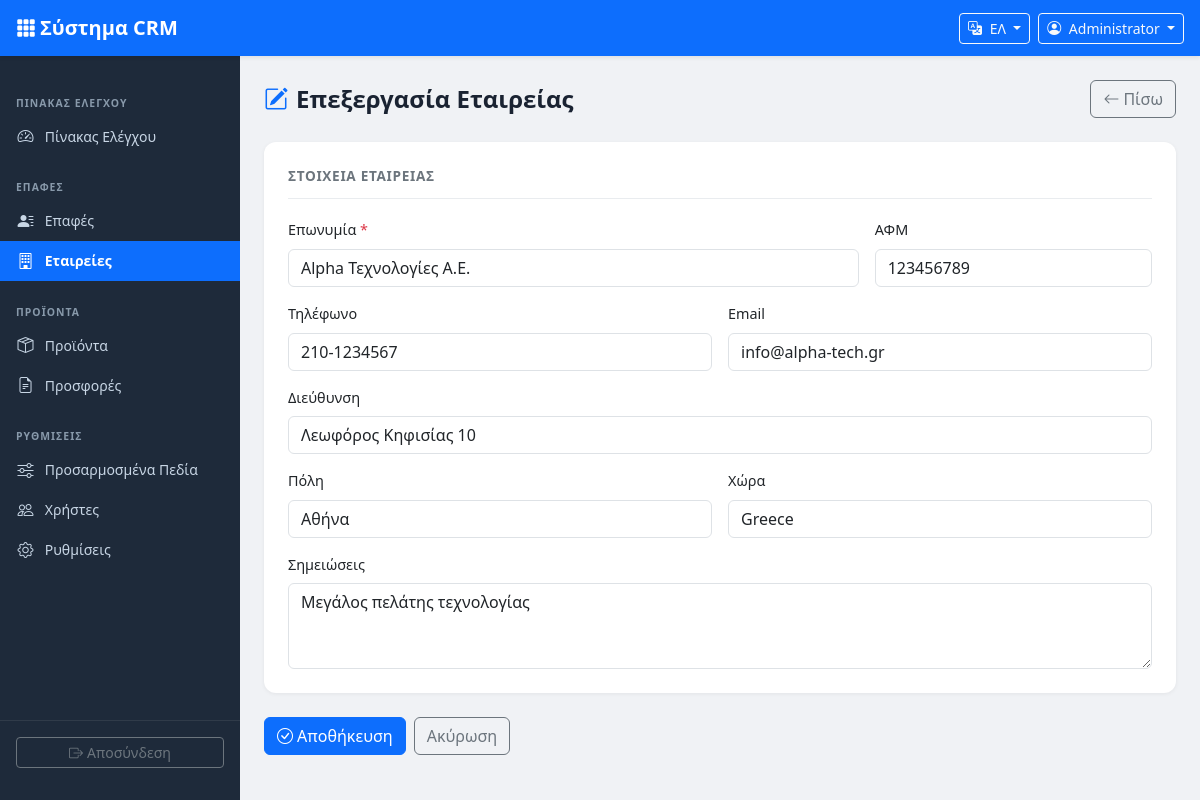
Page /companies/edit.php?id=1 (signed in) on the committed database.
### tables this page shows
CREATE TABLE IF NOT EXISTS companies (
    id INT UNSIGNED AUTO_INCREMENT PRIMARY KEY,
    name VARCHAR(200) NOT NULL,
    vat_number VARCHAR(30) DEFAULT NULL,
    phone VARCHAR(30) DEFAULT NULL,
    email VARCHAR(150) DEFAULT NULL,
    address VARCHAR(255) DEFAULT NULL,
    city VARCHAR(100) DEFAULT NULL,
    country VARCHAR(100) DEFAULT 'Greece',
    notes TEXT DEFAULT NULL,
    created_by INT UNSIGNED DEFAULT NULL,
    created_at TIMESTAMP DEFAULT CURRENT_TIMESTAMP,
    updated_at TIMESTAMP DEFAULT CURRENT_TIMESTAMP ON UPDATE CURRENT_TIMESTAMP,
    FOREIGN KEY (created_by) REFERENCES users(id) ON DELETE SET NULL
);

### includes/functions.php (called while the page is built, shortened)
<?php
function getLang(): array {
    static $lang = null;
    if ($lang !== null) return $lang;
    $code = $_SESSION['user_lang'] ?? DEFAULT_LANG;
    $file = __DIR__ . '/../lang/' . $code . '.php';
    $lang = require $file;
    return $lang;
}
function t(string $key, string $fallback = ''): string {
    $lang = getLang();
    return $lang[$key] ?? ($fallback ?: $key);
}
function e(mixed $val): string {
    return htmlspecialchars((string)$val, ENT_QUOTES | ENT_SUBSTITUTE, 'UTF-8');
}
function intParam(string $key, int $default = 0): int {
    $val = $_GET[$key] ?? $_POST[$key] ?? $default;
    return (int)$val;
}

### companies/edit.php (the view, shortened to what this page needs)
<?php
require_once __DIR__ . '/../includes/header.php';
$db  = getDB();
$id  = intParam('id');
$stmt = $db->prepare('SELECT * FROM companies WHERE id = ?');
$stmt->execute([$id]);
$company = $stmt->fetch();
$values = $company;
?>
<div class="page-header">
    <h1><i class="bi bi-pencil-square me-2 text-primary"></i><?= e(t('edit_company')) ?></h1>
    <a href="<?= APP_URL ?>/companies/view.php?id=<?= $id ?>" class="btn btn-outline-secondary">
        <i class="bi bi-arrow-left me-1"></i><?= e(t('back')) ?>
    </a>
</div>
<form method="post" action="">
    <div class="form-section">
        <div class="form-section-title"><?= e(t('company_details')) ?></div>
        <div class="row g-3">
            <div class="col-md-8">
                <label class="form-label"><?= e(t('company_name')) ?> <span class="text-danger">*</span></label>
                <input type="text" class="form-control" name="name" value="<?= e($values['name']) ?>" required>
            </div>
            <div class="col-md-4">
                <label class="form-label"><?= e(t('vat_number')) ?></label>
                <input type="text" class="form-control" name="vat_number" value="<?= e($values['vat_number']) ?>">
            </div>
            <div class="col-md-6">
                <label class="form-label"><?= e(t('phone')) ?></label>
                <input type="text" class="form-control" name="phone" value="<?= e($values['phone']) ?>">
            </div>
            <div class="col-md-6">
                <label class="form-label"><?= e(t('email')) ?></label>
                <input type="email" class="form-control" name="email" value="<?= e($values['email']) ?>">
            </div>
            <div class="col-12">
                <label class="form-label"><?= e(t('address')) ?></label>
                <input type="text" class="form-control" name="address" value="<?= e($values['address']) ?>">
            </div>
            <div class="col-md-6">
                <label class="form-label"><?= e(t('city')) ?></label>
                <input type="text" class="form-control" name="city" value="<?= e($values['city']) ?>">
            </div>
            <div class="col-md-6">
                <label class="form-label"><?= e(t('country')) ?></label>
                <input type="text" class="form-control" name="country" value="<?= e($values['country']) ?>">
            </div>
            <div class="col-12">
                <label class="form-label"><?= e(t('notes')) ?></label>
                <textarea class="form-control" name="notes" rows="3"><?= e($values['notes']) ?></textarea>
            </div>
        </div>
    </div>
    <div class="d-flex gap-2">
        <button type="submit" class="btn btn-primary"><i class="bi bi-check-circle me-1"></i><?= e(t('save')) ?></button>
        <a href="<?= APP_URL ?>/companies/view.php?id=<?= $id ?>" class="btn btn-outline-secondary"><?= e(t('cancel')) ?></a>
    </div>
</form>
<?php require_once __DIR__ . '/../includes/footer.php'; ?>

### assets/css/style.css (style rules this page uses)
:root { --sidebar-width: 240px; --navbar-height: 56px; --sidebar-bg: #1e2a3a; --sidebar-hover: #2d3f55; --sidebar-active: #0d6efd; --sidebar-text: #c8d6e5; --sidebar-section: #8899aa; }
body.crm-body { background-color: #f0f2f5; font-family: 'Segoe UI', system-ui, -apple-system, sans-serif; font-size: 0.9rem; }
.page-header { display: flex; align-items: center; justify-content: space-between; margin-bottom: 1.5rem; flex-wrap: wrap; gap: 0.75rem; }
.page-header h1 { font-size: 1.5rem; font-weight: 700; color: #1a2332; margin: 0; }
.form-section { background: #fff; border-radius: 12px; padding: 1.5rem; margin-bottom: 1.5rem; box-shadow: 0 1px 4px rgba(0,0,0,0.06); }
.form-section-title { font-size: 0.85rem; font-weight: 700; text-transform: uppercase; letter-spacing: 0.05em; color: #6c757d; margin-bottom: 1.25rem; padding-bottom: 0.75rem; border-bottom: 1px solid #e9ecef; }

### rows in the picture
companies: name "Alpha Τεχνολογίες Α.Ε.", vat_number "123456789", phone "210-1234567", email "info@alpha-tech.gr", address "Λεωφόρος Κηφισίας 10", city "Αθήνα", country "Greece", notes "Μεγάλος πελάτης τεχνολογίας"

### other values in the picture
t('app_name') "Σύστημα CRM"
$currentUser['name'] "Administrator"
t('dashboard') "ΠΊΝΑΚΑΣ ΕΛΈΓΧΟΥ"
t('dashboard') "Πίνακας Ελέγχου"
t('contacts') "ΕΠΑΦΈΣ"
t('contacts') "Επαφές"
t('companies') "Εταιρείες"
t('products') "ΠΡΟΪΌΝΤΑ"
t('products') "Προϊόντα"
t('offers') "Προσφορές"
t('settings') "ΡΥΘΜΊΣΕΙΣ"
t('custom_fields') "Προσαρμοσμένα Πεδία"
t('users') "Χρήστες"
t('settings') "Ρυθμίσεις"
t('logout') "Αποσύνδεση"
